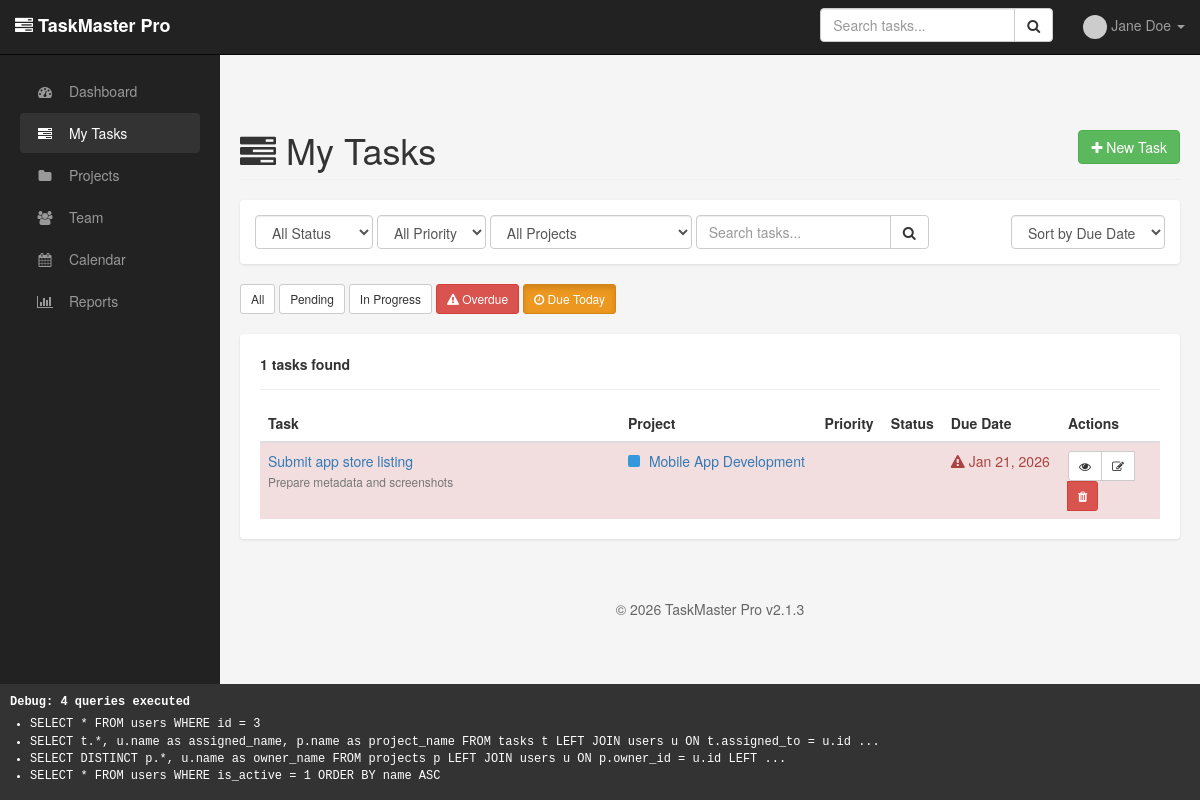
/tasks.php?filter=today (signed in), run on the app's committed database.
### tables this page shows
CREATE TABLE users (
    id INT AUTO_INCREMENT PRIMARY KEY,
    email VARCHAR(100) NOT NULL,
    password VARCHAR(100) NOT NULL,   
    name VARCHAR(100) NOT NULL,
    role ENUM('admin', 'manager', 'user') DEFAULT 'user',
    avatar VARCHAR(255),
    department VARCHAR(100),
    phone VARCHAR(50),
    is_active TINYINT(1) DEFAULT 1,
    last_login DATETIME,
    created_at DATETIME,
    updated_at DATETIME,
    UNIQUE KEY unique_email (email)
     
);

CREATE TABLE tasks (
    id INT AUTO_INCREMENT PRIMARY KEY,
    project_id INT,            
    title VARCHAR(200) NOT NULL,
    description TEXT,
    priority ENUM('low', 'medium', 'high', 'critical') DEFAULT 'medium',
    status ENUM('pending', 'in_progress', 'review', 'completed', 'cancelled') DEFAULT 'pending',
    assigned_to INT,           
    created_by INT NOT NULL,   
    due_date DATE,
    estimated_hours DECIMAL(5, 2) DEFAULT 0,
    actual_hours DECIMAL(5, 2) DEFAULT 0,
    tags VARCHAR(500),         
    created_at DATETIME,
    updated_at DATETIME,
    completed_at DATETIME
     
);

CREATE TABLE projects (
    id INT AUTO_INCREMENT PRIMARY KEY,
    name VARCHAR(200) NOT NULL,
    description TEXT,
    status ENUM('active', 'on_hold', 'completed', 'cancelled') DEFAULT 'active',
    owner_id INT NOT NULL,   
    start_date DATE,
    end_date DATE,
    budget DECIMAL(10, 2) DEFAULT 0,
    color VARCHAR(7) DEFAULT '#3498db',
    created_at DATETIME,
    updated_at DATETIME
     
);

### includes/functions.php (called while the page is built, shortened)
<?php
require_once dirname(__FILE__) . '/database.php';
function is_logged_in() {
    return isset($_SESSION['user_id']) && $_SESSION['user_id'] > 0;
}
function get_current_user_data() {
    $user_id = $_SESSION['user_id'];
    $sql = "SELECT * FROM users WHERE id = $user_id";
    $result = db_query($sql);
    if ($result && db_num_rows($result) > 0) {
        $user = db_fetch_row($result);
        unset($user['password']);
        return $user;
    }
    return null;
}
function format_date($date, $format = 'M d, Y') {
    return date($format, strtotime($date));
}
function truncate_text($text, $length = 100) {
    if (strlen($text) <= $length) {
        return $text;
    }
    return substr($text, 0, $length) . '...';
}

### includes/database.php (called while the page is built, shortened)
<?php
function db_connect() {
    return $GLOBALS['db_connection'];
}
function db_query($sql) {
    $conn = db_connect();
    $result = $conn->query($sql);
    return $result;
}
function db_fetch_row($result) {
    if ($result instanceof mysqli_result) {
        return $result->fetch_assoc();
    }
    return null;
}
function db_fetch_all($result) {
    $rows = array();
    if ($result instanceof mysqli_result) {
        while ($row = $result->fetch_assoc()) {
            $rows[] = $row;
        }
    }
    return $rows;
}
function db_num_rows($result) {
    if ($result instanceof mysqli_result) {
        return $result->num_rows;
    }
    return 0;
}
function db_escape($string) {
    $conn = db_connect();
    return $conn->real_escape_string($string);
}

### classes/Task.php (called while the page is built, shortened)
<?php
require_once dirname(__FILE__) . '/../includes/database.php';
require_once dirname(__FILE__) . '/../includes/functions.php';
class Task {
    function get_tasks($filters = array()) {
        $where = array('1=1');
        if (!empty($filters['assigned_to'])) {
            $where[] = "assigned_to = " . intval($filters['assigned_to']);
        }
        if (!empty($filters['due_before'])) {
            $where[] = "due_date <= '" . db_escape($filters['due_before']) . "'";
        }
        $where_sql = implode(' AND ', $where);
        $order = isset($filters['order']) ? db_escape($filters['order']) : 'created_at DESC';
        $sql = "SELECT t.*, u.name as assigned_name, p.name as project_name
                FROM tasks t
                LEFT JOIN users u ON t.assigned_to = u.id
                LEFT JOIN projects p ON t.project_id = p.id
                WHERE $where_sql
                ORDER BY $order";
        $result = db_query($sql);
        return db_fetch_all($result);
    }
}

### tasks.php (the view, shortened to what this page needs)
<?php
require_once 'templates/header.php';
require_once 'classes/Task.php';
$user_id = $_SESSION['user_id'];
$filter_status = isset($_GET['status']) ? $_GET['status'] : '';
$filter_priority = isset($_GET['priority']) ? $_GET['priority'] : '';
$filter_project = isset($_GET['project']) ? $_GET['project'] : '';
$filter_search = isset($_GET['search']) ? $_GET['search'] : '';
$sort = isset($_GET['sort']) ? $_GET['sort'] : 'due_date';
$order = isset($_GET['order']) ? $_GET['order'] : 'ASC';
$filter_overdue = isset($_GET['filter']) && $_GET['filter'] == 'overdue';
$filter_today = isset($_GET['filter']) && $_GET['filter'] == 'today';
$filters = array(
    'assigned_to' => $user_id,
    'status' => $filter_status,
    'priority' => $filter_priority,
    'project_id' => $filter_project,
    'search' => $filter_search,
    'order' => "$sort $order"
);
if ($filter_today) {
    $filters['due_before'] = date('Y-m-d');
}
$task = new Task();
$tasks = $task->get_tasks($filters);
?>
<div class="row">
    <div class="col-md-12">
        <h1 class="page-header">
            <i class="fa fa-tasks"></i> My Tasks
            <a href="task_create.php" class="btn btn-success pull-right">
                <i class="fa fa-plus"></i> New Task
            </a>
        </h1>
    </div>
</div>
<div class="filter-bar">
    <form method="GET" action="" class="form-inline">
        <div class="form-group">
            <select name="status" class="form-control" onchange="this.form.submit()">
                <option value="">All Status</option>
            </select>
        </div>
        <div class="form-group">
            <select name="priority" class="form-control" onchange="this.form.submit()">
                <option value="">All Priority</option>
            </select>
        </div>
        <div class="form-group">
            <select name="project" class="form-control" onchange="this.form.submit()">
                <option value="">All Projects</option>
            </select>
        </div>
        <div class="form-group">
            <div class="input-group">
                <input type="text" name="search" class="form-control" placeholder="Search tasks..."
                       value="<?php echo htmlspecialchars($filter_search); ?>">
                <span class="input-group-btn">
                    <button class="btn btn-default" type="submit"><i class="fa fa-search"></i></button>
                </span>
            </div>
        </div>
        <div class="form-group pull-right">
            <select name="sort" class="form-control" onchange="this.form.submit()">
                <option value="due_date" <?php echo $sort == 'due_date' ? 'selected' : ''; ?>>Sort by Due Date</option>
            </select>
        </div>
    </form>
</div>
<div style="margin-bottom: 20px;">
    <a href="tasks.php" class="btn btn-default btn-sm <?php echo empty($_GET) ? 'active' : ''; ?>">All</a>
    <a href="tasks.php?status=pending" class="btn btn-default btn-sm <?php echo $filter_status == 'pending' ? 'active' : ''; ?>">Pending</a>
    <a href="tasks.php?status=in_progress" class="btn btn-default btn-sm <?php echo $filter_status == 'in_progress' ? 'active' : ''; ?>">In Progress</a>
    <a href="tasks.php?filter=overdue" class="btn btn-danger btn-sm <?php echo $filter_overdue ? 'active' : ''; ?>">
        <i class="fa fa-exclamation-triangle"></i> Overdue
    </a>
    <a href="tasks.php?filter=today" class="btn btn-warning btn-sm <?php echo $filter_today ? 'active' : ''; ?>">
        <i class="fa fa-clock-o"></i> Due Today
    </a>
</div>
<div class="card">
    <div class="card-header">
        <strong><?php echo count($tasks); ?> tasks found</strong>
    </div>
    <?php if (empty($tasks)): ?>
        <div class="text-center" style="padding: 60px;">
            <i class="fa fa-inbox fa-4x text-muted"></i>
            <h3>No tasks found</h3>
            <p class="text-muted">
                <?php if (!empty($filter_search)): ?>
                    No tasks match your search criteria.
                <?php else: ?>
                    Create your first task to get started!
                <?php endif; ?>
            </p>
            <a href="task_create.php" class="btn btn-primary">
                <i class="fa fa-plus"></i> Create Task
            </a>
        </div>
    <?php else: ?>
        <table class="table table-hover" style="margin: 0;">
            <thead>
                <tr>
                    <th width="40%">Task</th>
                    <th>Project</th>
                    <th>Priority</th>
                    <th>Status</th>
                    <th>Due Date</th>
                    <th width="100">Actions</th>
                </tr>
            </thead>
            <tbody>
                <?php foreach ($tasks as $t): ?>
                    <?php
                    $is_overdue = !empty($t['due_date']) && $t['status'] != 'completed' && strtotime($t['due_date']) < strtotime('today');
                    ?>
                    <tr class="<?php echo $is_overdue ? 'danger' : ''; ?>">
                        <td>
                            <a href="task.php?id=<?php echo $t['id']; ?>" style="font-weight: 500;">
                                <?php echo htmlspecialchars($t['title']); ?>
                            </a>
                            <?php if ($t['description']): ?>
                                <br><small class="text-muted"><?php echo htmlspecialchars(truncate_text($t['description'], 80)); ?></small>
                            <?php endif; ?>
                        </td>
                        <td>
                            <?php if ($t['project_name']): ?>
                                <span class="project-color" style="background: <?php echo isset($t['color']) ? $t['color'] : '#3498db'; ?>"></span>
                                <a href="project.php?id=<?php echo $t['project_id']; ?>">
                                    <?php echo htmlspecialchars($t['project_name']); ?>
                                </a>
                            <?php else: ?>
                                <span class="text-muted">—</span>
                            <?php endif; ?>
                        </td>
                        <td><?php echo get_priority_badge($t['priority']); ?></td>
                        <td><?php echo get_status_badge($t['status']); ?></td>
                        <td>
                            <?php if ($t['due_date']): ?>
                                <span class="<?php echo $is_overdue ? 'text-danger' : ''; ?>">
                                    <?php echo $is_overdue ? '<i class="fa fa-exclamation-triangle"></i> ' : ''; ?>
                                    <?php echo format_date($t['due_date']); ?>
                                </span>
                            <?php else: ?>
                                <span class="text-muted">—</span>
                            <?php endif; ?>
                        </td>
                        <td>
                            <div class="btn-group btn-group-sm">
                                <a href="task.php?id=<?php echo $t['id']; ?>" class="btn btn-default" title="View">
                                    <i class="fa fa-eye"></i>
                                </a>
                                <a href="task_edit.php?id=<?php echo $t['id']; ?>" class="btn btn-default" title="Edit">
                                    <i class="fa fa-edit"></i>
                                </a>
                                <a href="task_delete.php?id=<?php echo $t['id']; ?>" class="btn btn-danger"
                                   data-confirm="Are you sure you want to delete this task?" title="Delete">
                                    <i class="fa fa-trash"></i>
                                </a>
                            </div>
                        </td>
                    </tr>
                <?php endforeach; ?>
            </tbody>
        </table>
    <?php endif; ?>
</div>
<?php require_once 'templates/footer.php'; ?>

### templates/header.php (shortened to what this page needs)
<?php
require_once dirname(__FILE__) . '/../includes/functions.php';
$current_user = get_current_user_data();
$current_page = basename($_SERVER['PHP_SELF'], '.php');
?>
<!DOCTYPE html>
<html lang="en">
<head>
    <link rel="stylesheet" href="https://maxcdn.bootstrapcdn.com/bootstrap/3.3.7/css/bootstrap.min.css">
    <link rel="stylesheet" href="https://maxcdn.bootstrapcdn.com/font-awesome/4.7.0/css/font-awesome.min.css">
</head>
<body>
    <nav class="navbar navbar-inverse navbar-fixed-top">
        <div class="container-fluid">
            <div class="navbar-header">
                <a class="navbar-brand" href="<?php echo APP_URL; ?>/dashboard.php">
                    <i class="fa fa-tasks"></i> <?php echo APP_NAME; ?>
                </a>
            </div>
            <div id="navbar" class="navbar-collapse collapse">
                <ul class="nav navbar-nav navbar-right">
                    <?php if ($current_user): ?>
                        <li class="dropdown">
                            <a href="#" class="dropdown-toggle" data-toggle="dropdown">
                                <img src="<?php echo $current_user['avatar'] ? APP_URL . '/uploads/' . $current_user['avatar'] : 'https://www.gravatar.com/avatar/?d=mp'; ?>" class="avatar avatar-sm">
                                <?php echo htmlspecialchars($current_user['name']); ?>
                                <span class="caret"></span>
                            </a>
                        </li>
                    <?php else: ?>
                        <li><a href="<?php echo APP_URL; ?>/login.php">Login</a></li>
                    <?php endif; ?>
                </ul>
                <?php if ($current_user): ?>
                <form class="navbar-form navbar-right" action="<?php echo APP_URL; ?>/search.php" method="GET">
                    <div class="input-group">
                        <input type="text" name="q" class="form-control" placeholder="Search tasks...">
                        <span class="input-group-btn">
                            <button class="btn btn-default" type="submit"><i class="fa fa-search"></i></button>
                        </span>
                    </div>
                </form>
                <?php endif; ?>
            </div>
        </div>
    </nav>
    <?php if ($current_user): ?>
    <div class="sidebar">
        <ul class="nav nav-pills nav-stacked">
            <li class="<?php echo $current_page == 'dashboard' ? 'active' : ''; ?>">
                <a href="<?php echo APP_URL; ?>/dashboard.php"><i class="fa fa-dashboard"></i> Dashboard</a>
            </li>
            <li class="<?php echo $current_page == 'tasks' ? 'active' : ''; ?>">
                <a href="<?php echo APP_URL; ?>/tasks.php"><i class="fa fa-tasks"></i> My Tasks</a>
            </li>
            <li class="<?php echo $current_page == 'projects' ? 'active' : ''; ?>">
                <a href="<?php echo APP_URL; ?>/projects.php"><i class="fa fa-folder"></i> Projects</a>
            </li>
            <?php if (FEATURE_TEAMS): ?>
            <li class="<?php echo $current_page == 'team' ? 'active' : ''; ?>">
                <a href="<?php echo APP_URL; ?>/team.php"><i class="fa fa-users"></i> Team</a>
            </li>
            <?php endif; ?>
            <li class="<?php echo $current_page == 'calendar' ? 'active' : ''; ?>">
                <a href="<?php echo APP_URL; ?>/calendar.php"><i class="fa fa-calendar"></i> Calendar</a>
            </li>
            <li class="<?php echo $current_page == 'reports' ? 'active' : ''; ?>">
                <a href="<?php echo APP_URL; ?>/reports.php"><i class="fa fa-bar-chart"></i> Reports</a>
            </li>
        </ul>
    </div>
    <?php endif; ?>
    <div class="<?php echo $current_user ? 'main-content' : 'container'; ?>">

### data on the page
users: name "Jane Doe"
tasks: title "Submit app store listing", description "Prepare metadata and screenshots", project.name "Mobile App Development", status "pending" (drawn), due_date "Jan 21, 2026"

### other printed values
APP_NAME "TaskMaster Pro"
count($tasks) "1"
APP_VERSION "2.1.3"
count($GLOBALS['query_log']) "4"
truncate_text($query['sql'], 150) "SELECT * FROM users WHERE id = 3"
truncate_text($query['sql'], 150) "SELECT t.*, u.name as assigned_name, p.name as project_name FROM tasks t LEFT JOIN users u ON t.assigned_to = u.id ..."
truncate_text($query['sql'], 150) "SELECT DISTINCT p.*, u.name as owner_name FROM projects p LEFT JOIN users u ON p.owner_id = u.id LEFT ..."
truncate_text($query['sql'], 150) "SELECT * FROM users WHERE is_active = 1 ORDER BY name ASC"
